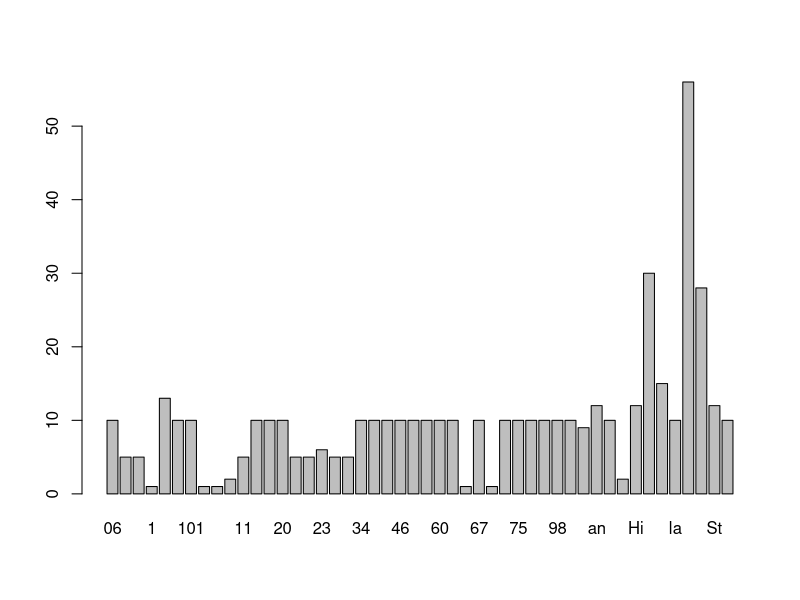

Generate this figure with R: (Note: this script raises an error after producing the figure.)
library(readxl)
setwd("~/Documents/WM_NCSRP_selection")

WM <- read_excel("WM-2015-2016-2017_fixingproductnames.xlsx")

class(WM)

colnames(WM
)
str(WM)

WM$Field <- (as.factor(WM$Field))
WM$Field
plot(WM$Field)
library(dplyr)
####filterring by 2015 for ne-survey
WM1S <- WM %>% 
  group_by(`Collection ID`, Field, `Form ID`, State, Products, History, Products_Soybean) %>%   
  filter(Origin=="Survey", State=="NE",Year=="2015" )
# that have at least 10 sclerotia 
NE_S_15 <- summary(WM1S$Field)[summary(WM1S$Field)>9]
barplot(WM1S)
barplot(sort(summary(WM1S$Field)))
str(WM)

length(sort(summary(WM$Field)))-1


sobarplot(sort(summary(WM$Field))[ 1:length(sort(summary(WM$Field)))-1])
####filterring by 2016 for ne-survey, and there are nothing
WM2S <- WM %>% 
  group_by(`Collection ID`, Field, `Form ID`, State, Products, History, Products_Soybean) %>%   
  filter(Origin=="Survey", State=="NE",Year=="2016" )
# that have at least 10 sclerotia and there are nothing, correct!

NE_S_16 <- summary(WM2S$Field)[summary(WM2S$Field)>9]

## Filterring by 2017 for ne-survey , correct!
WM3S <- WM %>% 
  group_by(`Collection ID`, Field, `Form ID`, State, Products, History, Products_Soybean) %>%   
  filter(Origin=="Survey", State=="NE",Year=="2017" )
# that have at least 10 sclerotia and there are nothing, correct!

NE_S_17 <- summary(WM3S$Field)[summary(WM3S$Field)>9]

## Filterring by 2015 for MI-survey, correct!
WM4S <- WM %>% 
  group_by(`Collection ID`, Field, `Form ID`, State, Products, History, Products_Soybean) %>%   
  filter(Origin=="Survey", State=="MI",Year=="2015" )
# that have at least 10 sclerotia, correct!

MI_S_15 <- summary(WM4S$Field)[summary(WM4S$Field)>9]
## Filterring by 2016 for MI-survey and there are nothing, correct!
WM5S <- WM %>% 
  group_by(`Collection ID`, Field, `Form ID`, State, Products, History, Products_Soybean) %>%   
  filter(Origin=="Survey", State=="MI",Year=="2016" )
# that have at least 10 sclerotia and there are nothing, correct!

MI_S_16 <- summary(WM5S$Field)[summary(WM5S$Field)>9]

## Filterring by 2017 for MI-survey and there are nothing, correct!
WM6S <- WM %>% 
  group_by(`Collection ID`, Field, `Form ID`, State, Products, History, Products_Soybean) %>%   
  filter(Origin=="Survey", State=="MI",Year=="2017" )
# that have at least 10 sclerotia and there are nothing, correct!

MI_S_17 <- summary(WM6S$Field)[summary(WM6S$Field)>9]

## Filterring by 2015 for IA-survey, correct!
WM7S <- WM %>% 
  group_by(`Collection ID`, Field, `Form ID`, State, Products, History, Products_Soybean) %>%   
  filter(Origin=="Survey", State=="IA",Year=="2015" )
# that have at least 10 sclerotia and, correct!


IA_S_15 <- summary(WM7S$Field)[summary(WM7S$Field)>9]
## Filterring by 2016 for IA-survey and there are nothing, correct!
WM8S <- WM %>% 
  group_by(`Collection ID`, Field, `Form ID`, State, Products, History, Products_Soybean) %>%   
  filter(Origin=="Survey", State=="IA",Year=="2016" )
# that have at least 10 sclerotia and there are nothing, correct!
IA_S_16 <- summary(WM8S$Field)[summary(WM8S$Field)>9]

## Filterring by 2017 for IA-survey and there are nothing, correct!
WM9S <- WM %>% 
  group_by(`Collection ID`, Field, `Form ID`, State, Products, History, Products_Soybean) %>%   
  filter(Origin=="Survey", State=="IA",Year=="2017" )
# that have at least 10 sclerotia and there are nothing, correct!

IA_S_17 <- summary(WM9S$Field)[summary(WM9S$Field)>9]

#### Filterring by 2015 for WI-survey, correct!
WM10S<- WM %>% 
  group_by(`Collection ID`, Field, `Form ID`, State, Products, History, Products_Soybean) %>%   
  filter(Origin=="Survey", State=="WI",Year=="2015" )
# that have at least 10 sclerotia and there are nothing, correct!

WI_S_15 <- summary(WM10S$Field)[summary(WM10S$Field)>9]


##### Filterring by 2016 for WI-survey,  and there are nothing, correct!

WM11<- WM %>% 
  group_by(`Collection ID`, Field, `Form ID`, State, Products, History, Products_Soybean) %>%   
  filter(Origin=="Survey", State=="WI",Year=="2016" )
# that have at least 10 sclerotia, and there are nothing, correct!

WI_S_16 <- summary(WM11S$Field)[summary(WM11S$Field)>9]

##### Filterring by 2017 for WI-survey and there are nothing, correct!

WM12S<- WM %>% 
  group_by(`Collection ID`, Field, `Form ID`, State, Products, History, Products_Soybean) %>%   
  filter(Origin=="Survey", State=="WI",Year=="2017" )
# that have at least 10 sclerotia and there are nothing, correct!

WI_S_17 <- summary(WM12S$Field)[summary(WM12S$Field)>9]


#############NOW TRIALS###
####filterring by 2015 for ne-survey
WM1_T <- WM %>% 
  group_by(`Collection ID`, Field, `Form ID`, State, Products, History, Products_Soybean) %>%   
  filter(Origin=="Survey", State=="NE",Year=="2015" )
# that have at least 10 sclerotia 
NE_T_15 <- summary(WM1_T$Field)[summary(WM1_T$Field)>9]


sobarplot(sort(summary(WM$Field))[ 1:length(sort(summary(WM$Field)))-1])
####filterring by 2016 for ne-survey, and there are nothing
WM2_T <- WM %>% 
  group_by(`Collection ID`, Field, `Form ID`, State, Products, History, Products_Soybean) %>%   
  filter(Origin=="Survey", State=="NE",Year=="2016" )
# that have at least 10 sclerotia and there are nothing, correct!

NE_T_16 <- summary(WM2_T$Field)[summary(WM2_T$Field)>9]

## Filterring by 2017 for ne-survey , correct!
WM3_T <- WM %>% 
  group_by(`Collection ID`, Field, `Form ID`, State, Products, History, Products_Soybean) %>%   
  filter(Origin=="Survey", State=="NE",Year=="2017" )
# that have at least 10 sclerotia and there are nothing, correct!

NE_T_17 <- summary(WM3_T$Field)[summary(WM3_T$Field)>9]

## Filterring by 2015 for MI-survey, correct!
WM4_T <- WM %>% 
  group_by(`Collection ID`, Field, `Form ID`, State, Products, History, Products_Soybean) %>%   
  filter(Origin=="Survey", State=="MI",Year=="2015" )
# that have at least 10 sclerotia, correct!

MI_T_15 <- summary(WM4_T$Field)[summary(WM4_T$Field)>9]
## Filterring by 2016 for MI-survey and there are nothing, correct!
WM5_T <- WM %>% 
  group_by(`Collection ID`, Field, `Form ID`, State, Products, History, Products_Soybean) %>%   
  filter(Origin=="Survey", State=="MI",Year=="2016" )
# that have at least 10 sclerotia and there are nothing, correct!

MI_T_16 <- summary(WM5_T$Field)[summary(WM5_T$Field)>9]

## Filterring by 2017 for MI-survey and there are nothing, correct!
WM6_T <- WM %>% 
  group_by(`Collection ID`, Field, `Form ID`, State, Products, History, Products_Soybean) %>%   
  filter(Origin=="Survey", State=="MI",Year=="2017" )
# that have at least 10 sclerotia and there are nothing, correct!

MI_T_17 <- summary(WM6_T$Field)[summary(WM6_T$Field)>9]

###
## Filterring by 2015 for IA-survey, correct!
WM7_T <- WM %>% 
  group_by(`Collection ID`, Field, `Form ID`, State, Products, History, Products_Soybean) %>%   
  filter(Origin=="Survey", State=="IA",Year=="2015" )
# that have at least 10 sclerotia and, correct!


IA_T_15 <- summary(WM7_T$Field)[summary(WM7_T$Field)>9]
## Filterring by 2016 for IA-survey and there are nothing, correct!
WM8_T <- WM %>% 
  group_by(`Collection ID`, Field, `Form ID`, State, Products, History, Products_Soybean) %>%   
  filter(Origin=="Survey", State=="IA",Year=="2016" )
# that have at least 10 sclerotia and there are nothing, correct!
IA_T_16 <- summary(WM8_T$Field)[summary(WM8_T$Field)>9]

## Filterring by 2017 for IA-survey and there are nothing, correct!
WM9_T <- WM %>% 
  group_by(`Collection ID`, Field, `Form ID`, State, Products, History, Products_Soybean) %>%   
  filter(Origin=="Survey", State=="IA",Year=="2017" )
# that have at least 10 sclerotia and there are nothing, correct!

IA_T_17 <- summary(WM9_T$Field)[summary(WM9_T$Field)>9]

#### Filterring by 2015 for WI-survey, correct!
WM10_T<- WM %>% 
  group_by(`Collection ID`, Field, `Form ID`, State, Products, History, Products_Soybean) %>%   
  filter(Origin=="Survey", State=="WI",Year=="2015" )
# that have at least 10 sclerotia and there are nothing, correct!

WI_T_15 <- summary(WM10_T$Field)[summary(WM10_T$Field)>9]


##### Filterring by 2016 for WI-survey,  and there are nothing, correct!

WM11_T<- WM %>% 
  group_by(`Collection ID`, Field, `Form ID`, State, Products, History, Products_Soybean) %>%   
  filter(Origin=="Survey", State=="WI",Year=="2016" )
# that have at least 10 sclerotia, and there are nothing, correct!

WI_T_16 <- summary(WM11_T$Field)[summary(WM11_T$Field)>9]

##### Filterring by 2017 for WI-survey and there are nothing, correct!

WM12_T<- WM %>% 
  group_by(`Collection ID`, Field, `Form ID`, State, Products, History, Products_Soybean) %>%   
  filter(Origin=="Survey", State=="WI",Year=="2017" )
# that have at least 10 sclerotia and there are nothing, correct!

WI_T_17 <- summary(WM12_T$Field)[summary(WM12_T$Field)>9]



###########################

# WM7 <- WM %>% 
#   group_by(`Collection ID`, Field, `Form ID`, State, Products, History, Products_Soybean) %>%   
#   filter(Origin=="trial", State=="IA",Year=="2016" )
# IA_16 <- summary(WM7$Field)[summary(WM7$Field)>9]
# IA_16
# 
# ##
# 
# WM8 <- WM %>% 
#   group_by(`Collection ID`, Field, `Form ID`, State, Products, History, Products_Soybean) %>%   
#   filter(Origin=="trial", State=="IA",Year=="2017" )
# IA_17 <- summary(WM8$Field)[summary(WM8$Field)>9]
# IA_17
# 
# 
# 
# 
# WM10<- WM %>% 
#   group_by(`Collection ID`, Field, `Form ID`, State, Products, History, Products_Soybean) %>%   
#   filter(Origin=="trial", State=="WI",Year=="2016" )
# WI_16 <- summary(WM10$Field)[summary(WM10$Field)>9]
# WI_16
# 
# #####when its trial first it was confirmed first Survey for eah one
# 
# WM11<- WM %>% 
#   group_by(`Collection ID`, Field, `Form ID`, State, Products, History, Products_Soybean) %>%   
#   filter(Origin=="trial", State=="WI",Year=="2017" )
# WI_17 <- summary(WM11$Field)[summary(WM11$Field)>9]
# WI_17

# just filterring by fields SURVEY that have at least 10 sclerotia BY YEAR 2015
WM12<- WM %>% 
  group_by(`Collection ID`, Field, `Form ID`, State, Products, History, Products_Soybean) %>%   
  filter(Origin=="Survey",Year=="2015" )
year2015<- summary(WM12$Field)[summary(WM12$Field)>9]
prod1 <- unique(WM13$Products_Soybean)[6]
loc11<- grep(prod1, WM13$Products_Soybean) 
WM13$Products_Soybean[loc1] <- unique(WM13$Products_Soybean)[1]

prod1 <- unique(WM13$Products_Soybean)[7]
loc11<- grep(prod1, WM13$Products_Soybean) 
WM13$Products_Soybean[loc1] <- unique(WM13$Products_Soybean)[1]

prod1 <- unique(WM13$Products_Soybean)[9]
loc11<- grep(prod1, WM13$Products_Soybean) 
WM13$Products_Soybean[loc1] <- unique(WM13$Products_Soybean)[4]

prod1 <- unique(WM13$Products_Soybean)[12]
loc11<- grep(prod1, WM13$Products_Soybean) 
WM13$Products_Soybean[loc1] <- unique(WM13$Products_Soybean)[3]

prod1 <- unique(WM13$Products_Soybean)[9]
loc11<- grep(prod1, WM13$Products_Soybean) 
WM13$Products_Soybean[loc1] <- unique(WM13$Products_Soybean)[4]

prod1 <- unique(WM13$Products_Soybean)[5]
loc11<- grep(prod1, WM13$Products_Soybean) 
WM13$Products_Soybean[loc1] <- unique(WM13$Products_Soybean)[3]

prod1 <- unique(WM13$Products_Soybean)[10]
loc11<- grep(prod1, WM13$Products_Soybean) 
WM13$Products_Soybean[loc1] <- "Approach"


levels(WM13$Products_Soybean) <- unique(WM13$Products_Soybean)
WM13$Products_Soybean <- as.factor(WM13$Products_Soybean)

summary

prodlist<-unique(WM13$Products_Soybean)
loc2 <- grep(prodlist[1], WM13$Products_Soybean)
newdat <- WM12[loc2,]
priaxor <- summary(newdat$Field)[summary(newdat$Field)>9]
###  2 stratego, 4 = TM, 5 = Domark, 6=Quilt, 7=Pri+App,
### 8=TM --empty?, 9 = Quilt --empty?, 10 = approach -- empty??
loc2 <- grep(prodlist[2], WM13$Products_Soybean)
newdat <- WM12[loc2,]
stratego <- summary(newdat$Field)[summary(newdat$Field)>9]
loc2 <- grep(prodlist[4], WM13$Products_Soybean)
newdat <- WM12[loc2,]
TM <- summary(newdat$Field)[summary(newdat$Field)>9]
loc2 <- grep(prodlist[5], WM13$Products_Soybean)
newdat <- WM12[loc2,]
Domark <- summary(newdat$Field)[summary(newdat$Field)>9]
loc2 <- grep(prodlist[6], WM13$Products_Soybean)
newdat <- WM12[loc2,]
Quilt <- summary(newdat$Field)[summary(newdat$Field)>9]
loc2 <- grep(prodlist[7], WM13$Products_Soybean)
newdat <- WM12[loc2,]
pri.app <- summary(newdat$Field)[summary(newdat$Field)>9]

priaxor
stratego
TM
Domark
Quilt
pri.app

# priaxor Fluxapryroxad + Piraclos
# stratego TRi +Propi
# TM
# Domark Tetraconaz
# Quilt  AZ + Propi



summary(WM13$Products_Soybean)


length(year2015)


############

WM13<- WM %>% 
  group_by(`Collection ID`, Field, `Form ID`, State, Products, History, Products_Soybean) %>%   
  filter(Origin=="Survey",Year=="2015" )
year20155<- summary(WM13$Field)[summary(WM13$Field)>9]
prod11 <- unique(WM13$Products_Soybean)[6]
loc11 <- grep(prod11, WM13$Products_Soybean) 
WM13$Products_Soybean[loc11] <- unique(WM13$Products_Soybean)[1]


prod11 <- unique(WM13$Products_Soybean)[7]
loc11<- grep(prod11, WM13$Products_Soybean) 
WM13$Products_Soybean[loc11] <- unique(WM13$Products_Soybean)[1]

prod11 <- unique(WM13$Products_Soybean)[9]
loc11<- grep(prod11, WM13$Products_Soybean) 
WM13$Products_Soybean[loc11] <- unique(WM13$Products_Soybean)[4]

prod11 <- unique(WM13$Products_Soybean)[12]
loc11<- grep(prod11, WM13$Products_Soybean) 
WM13$Products_Soybean[loc11] <- unique(WM13$Products_Soybean)[3]

prod11 <- unique(WM13$Products_Soybean)[9]
loc11<- grep(prod11, WM13$Products_Soybean) 
WM13$Products_Soybean[loc11] <- unique(WM13$Products_Soybean)[4]

prod11 <- unique(WM13$Products_Soybean)[5]
loc11<- grep(prod11, WM13$Products_Soybean) 
WM13$Products_Soybean[loc11] <- unique(WM13$Products_Soybean)[3]

prod11 <- unique(WM13$Products_Soybean)[10]
loc11<- grep(prod11, WM13$Products_Soybean) 
WM13$Products_Soybean[loc11] <- "Approah"


levels(WM13$Products_Soybean) <- unique(WM13$Products_Soybean)
WM13$Products_Soybean <- as.factor(WM13$Products_Soybean)

summary

prodlistt<-unique(WM13$Products_Soybean)
loc22 <- grep(prodlistt[1], WM13$Products_Soybean)
newdatt <- WM13[loc22,]
priaxorrr <- summary(newdatt$Field)[summary(newdatt$Field)>9]
###  2 stratego, 4 = TM, 5 = Domark, 6=Quilt, 7=Pri+App,
### 8=TM --empty?, 9 = Quilt --empty?, 10 = approach -- empty??
loc22 <- grep(prodlist[2], WM13$Products_Soybean)
newdat <- WM12[loc2,]
stratego <- summary(newdat$Field)[summary(newdat$Field)>9]
loc2 <- grep(prodlist[4], WM13$Products_Soybean)
newdat <- WM12[loc2,]
TM <- summary(newdat$Field)[summary(newdat$Field)>9]
loc2 <- grep(prodlist[5], WM13$Products_Soybean)
newdat <- WM12[loc2,]
Domark <- summary(newdat$Field)[summary(newdat$Field)>9]
loc2 <- grep(prodlist[6], WM13$Products_Soybean)
newdat <- WM12[loc2,]
Quilt <- summary(newdat$Field)[summary(newdat$Field)>9]
loc2 <- grep(prodlist[7], WM13$Products_Soybean)
newdat <- WM12[loc2,]
pri.app <- summary(newdat$Field)[summary(newdat$Field)>9]

priaxor
stratego
TM
Domark
Quilt
pri.app
Headline

# priaxor Fluxapryroxad + Piraclos
# stratego TRi +Propi
# TM
# Domark Tetraconaz
# Quilt  AZ + Propi
#Pyraclostrobin



summary(WM13$Products_Soybean)


length(year2015)

################################
WM14<- WM %>% 
  group_by(`Collection ID`, Field, `Form ID`, State, Products, History) %>%   
  filter(Origin=="Survey",Year=="2016" )
year2016<- summary(WM14$Field)[summary(WM14$Field)>9]
prod1_1 <- unique(WM13$Products_Soybean)[6]
loc11_1<- grep(prod1, WM13$Products_Soybean) 
WM13$Products_Soybean[loc1] <- unique(WM13$Products_Soybean)[1]

